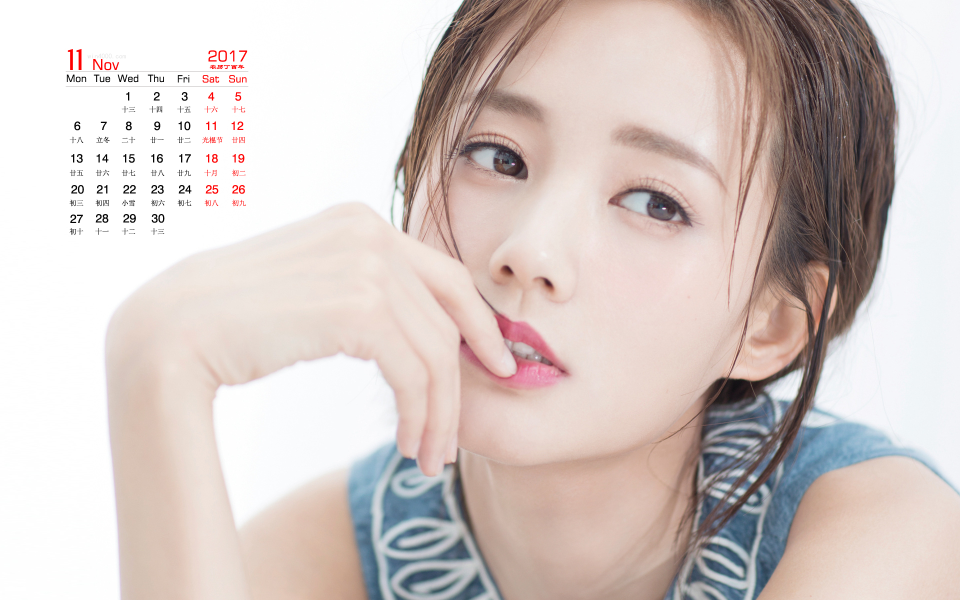
//> input picture opencv/mm.jpg, 1920 x 1200 px (shown at 1/2 size)
$ ./manyImage   (built with g++ and OpenCV 4)
//> lines starting //> are read from the running program, lines starting //| are printed output that depends on the picture
// [58 lines of commented-out code are left out]

#include <opencv2/opencv.hpp>
#include<opencv2/imgproc/imgproc.hpp>
#include <iostream>
using namespace cv;
using namespace std;

#define NameWindow "图片处理效果"
void imshowMany(const std::string& _winName, const vector<Mat>& ployImages);//


int main()

{

	//图像显示测试

	Mat srcImage = cv::imread("./mm.jpg");    //注意这里的//的方向，一开始写反了，怎么都出不来。
//> srcImage is the input picture: 1200 rows x 1920 cols, CV_8UC3; mean B, G, R 196.9, 200.7, 212.6
//	imshow("原图", srcImage);

	Mat temImage, grayImage, midImage, edgeImage, dstImage;


	cv::cvtColor(srcImage, grayImage, CV_BGR2GRAY);//转换为灰度图
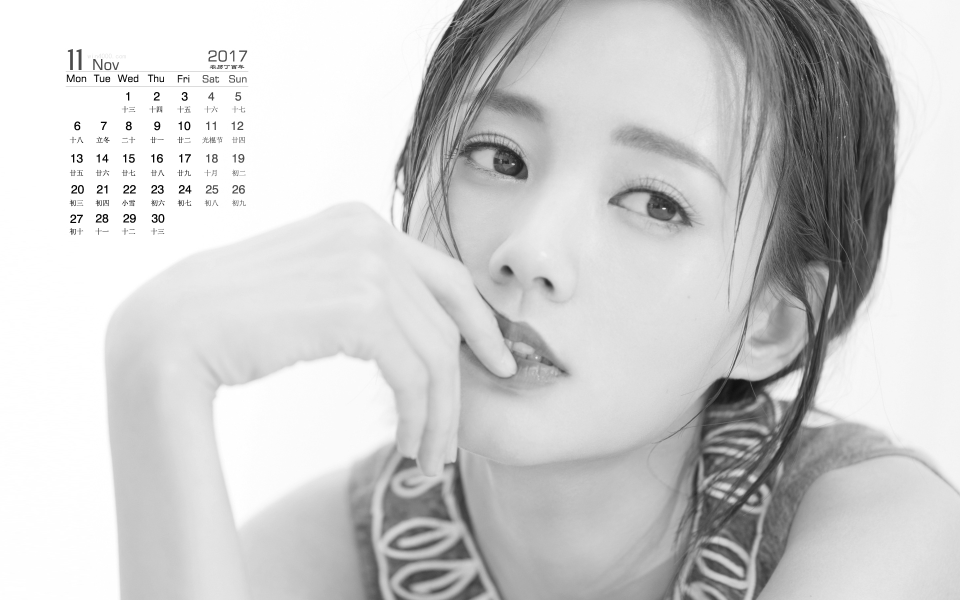
//> grayImage: 1200 rows x 1920 cols, CV_8UC1 (shown at 1/2 size); min 1, max 255, mean 203.8
	blur(grayImage, grayImage, Size(5, 5), Point(-1, -1));//均值模糊
	//GaussianBlur(grayImage, grayImage, Size(5, 5), 0, 0);
//	imshow("原图灰度图+均值模糊", grayImage);
	cvtColor(grayImage, midImage, CV_GRAY2BGR);//转为三通道图,用于多图显示，位置（1，2）
	Canny(grayImage, edgeImage, 50, 100, 3);//tempImage为单通道二值图，在多图函数中不可显示
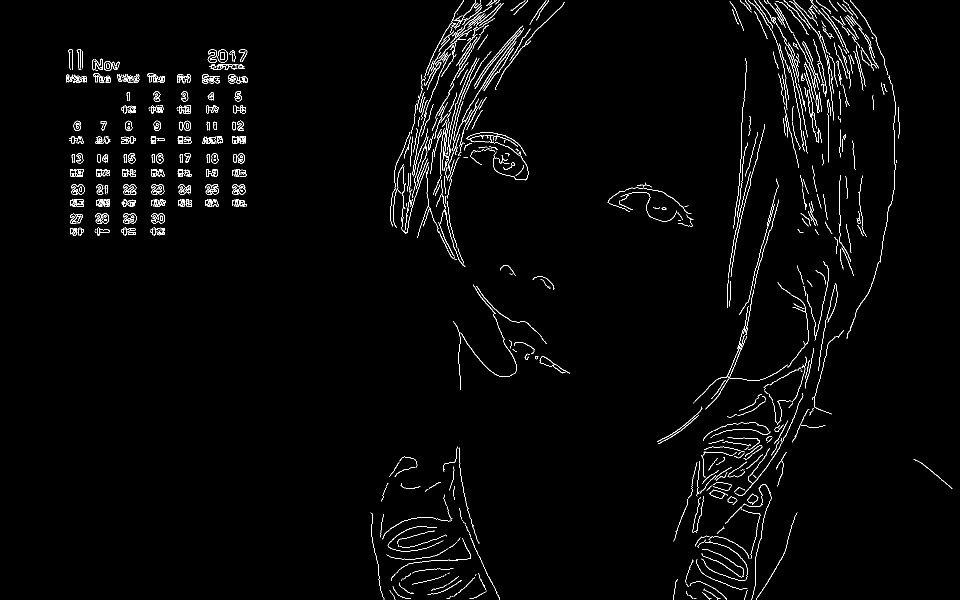
//> edgeImage: 1200 rows x 1920 cols, CV_8UC1 (shown at 1/2 size); 2% white in thin lines or dots
//	imshow("灰度图Canny边缘检测", edgeImage);
	cvtColor(edgeImage, temImage, CV_GRAY2BGR);//转为三通道图，用于多图显示，位置（2，1）
//> temImage: 1200 rows x 1920 cols, CV_8UC3; 2% white in thin lines or dots
	cvtColor(edgeImage, dstImage, CV_GRAY2BGR);//转为三通道图，用于多图显示，位置（2，2）


	vector<Vec2f>lines;//矢量结构lines用于存放得到的线段矢量集合
	HoughLines(edgeImage, lines, 1, CV_PI / 180, 123, 0, 0);//阈值的选择对结果影响很大
//> lines = 108 lines (rho, theta), first 12: [1607, 0.3], [1520, 0.14], [1598, 0.23], [1608, 0.26], [1601, 0.28], [1498, 0.07], [1601, 0.24], [1590, 0.19], [153, 1.57], [1680, 0], [1597, 0.24], [157, 1.57]


	for (size_t i = 0; i < lines.size(); i++)//在图中绘制出每条线段
	{
		float rho = lines[i][0], theta = lines[i][1];
		Point pt1, pt2;
		double a = cos(theta), b = sin(theta);
		double x0 = a*rho, y0 = b*rho;
		pt1.x = cvRound(x0 + 1000 * (-b));
		pt1.y = cvRound(y0 + 1000 * (a));
		pt2.x = cvRound(x0 - 1000 * (-b));
		pt2.y = cvRound(y0 - 1000 * (a));
		line(dstImage, pt1, pt2, Scalar(255, 0, 255), 1, 8);//线条颜色为紫色
	}
//> this loop made 108 passes
//> (rho, theta, a, b, x0, y0) on passes 1 to 12: (1607, 0.297, 0.956, 0.292, 1536.8, 469.8), (1520, 0.14, 0.99, 0.139, 1505.2, 211.5), (1598, 0.227, 0.974, 0.225, 1557, 359.5), (1608, 0.262, 0.966, 0.259, 1553.2, 416.2), (1601, 0.279, 0.961, 0.276, 1539, 441.3), (1498, 0.0698, 0.998, 0.0698, 1494.4, 104.5), (1601, 0.244, 0.97, 0.242, 1553.4, 387.3), (1590, 0.192, 0.982, 0.191, 1560.8, 303.4), (153, 1.57, -4.37e-08, 1, -6.69e-06, 153), (1680, 0, 1, 0, 1680, 0), (1597, 0.244, 0.97, 0.242, 1549.6, 386.3), (157, 1.57, -4.37e-08, 1, -6.86e-06, 157)
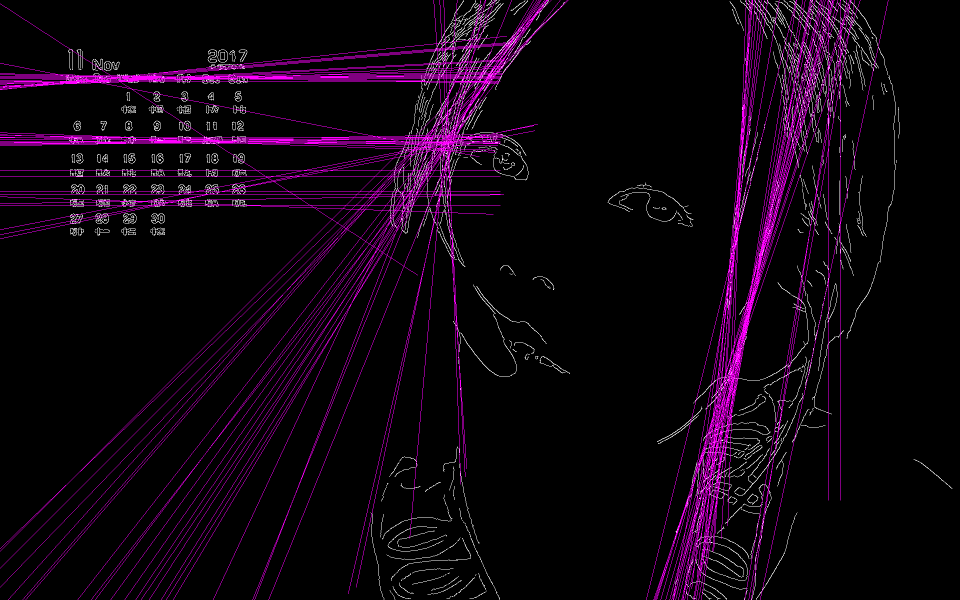
//> dstImage: 1200 rows x 1920 cols, CV_8UC3 (shown at 1/2 size); mean B, G, R 15.6, 4, 15.6
//	imshow("基于canny的Hough直线变换", dstImage);

//实现一窗多显示的关键：

	vector<Mat>Images(12);//模板类vector，用于放置4个类型为Mat的元素，即四张图片
	Images[0] = srcImage;
	Images[1] = midImage;
	Images[2] = temImage;
	Images[3] = dstImage;
    Images[4] = srcImage;
	Images[5] = midImage;
	Images[6] = temImage;
	Images[7] = dstImage;
    Images[8] = srcImage;
	Images[9] = midImage;
	Images[10] = temImage;
	Images[11] = dstImage;


	namedWindow(NameWindow);
	imshowMany(NameWindow, Images);//调用一个窗口显示多图函数


	waitKey(0);
	return 0;


}


//自定义一个窗口显示多图函数
void imshowMany(const std::string& _winName, const vector<Mat>& ployImages)
{
//> called with _winName = "图片处理效果"
	int nImg = (int)ployImages.size();//获取在同一画布中显示多图的数目
//> nImg = 12


	cv::Mat dispImg;


	int size;
	int x, y;
	//若要在OpenCV实现同一窗口显示多幅图片，图片要按矩阵方式排列，类似于Matlab中subplot();
	//多图按矩阵排列的行数  ，h: 多图按矩阵排列的的数
	int w, h;


	float scale;//缩放比例
	int max;


	if (nImg <= 0)
	{
		printf("Number of arguments too small....\n");
		return;
	}
	else if (nImg > 12)
	{
		printf("Number of arguments too large....\n");
		return;
	}
	else if (nImg == 1)
	{
		w = h = 1;
		size = 400;
	}
	else if (nImg == 2)
	{
		w = 2; h = 1;//2x1
		size = 400;
	}
	else if (nImg == 3 || nImg == 4)
	{
		w = 2; h = 2;//2x2
		size = 400;
	}
	else if (nImg == 5 || nImg == 6)
	{
		w = 3; h = 2;//3x2
		size = 300;
	}
	else if (nImg == 7 || nImg == 8)
	{
		w = 4; h = 2;//4x2
		size = 300;
	}
	else
	{
		w = 4; h = 3;//4x3
		size = 200;
	}


	dispImg.create(Size(100 + size*w, 30 + size*h), CV_8UC3);//根据图片矩阵w*h，创建画布，可线的图片数量为w*h


	for (int i = 0, m = 20, n = 20; i<nImg; i++, m += (20 + size))
	{
		x = ployImages[i].cols; //第(i+1)张子图像的宽度(列数)
		y = ployImages[i].rows;//第(i+1)张子图像的高度（行数）

		max = (x > y) ? x : y;//比较每张图片的行数和列数，取大值
		scale = (float)((float)max / size);//计算缩放比例

		if (i%w == 0 && m != 20)
		{
			m = 20;
			n += 20 + size;
		}


		Mat imgROI = dispImg(Rect(m, n, (int)(x / scale), (int)(y / scale))); //在画布dispImage中划分ROI区域
		resize(ployImages[i], imgROI, Size((int)(x / scale), (int)(y / scale))); //将要显示的图像设置为ROI区域大小
	}
//> this loop made 12 passes
//> n on passes 5, 9: 240, 460
//> pass 1, in imshowMany, `resize(ployImages[i], imgROI, Size((int)(x / scale), (int)(y / scale)));`:
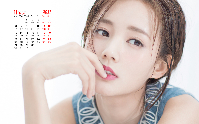
//> imgROI: 124 rows x 199 cols, CV_8UC3; mean B, G, R 196.7, 200.5, 212.5
//> pass 2, in imshowMany, `resize(ployImages[i], imgROI, Size((int)(x / scale), (int)(y / scale)));`:
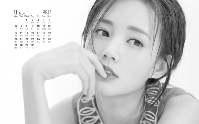
//> imgROI: 124 rows x 199 cols, CV_8UC3; min 18, max 255, mean 203.8
//> pass 3, in imshowMany, `resize(ployImages[i], imgROI, Size((int)(x / scale), (int)(y / scale)));`:
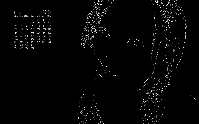
//> imgROI: 124 rows x 199 cols, CV_8UC3; min 0, max 254, mean 5
//> after the loop:
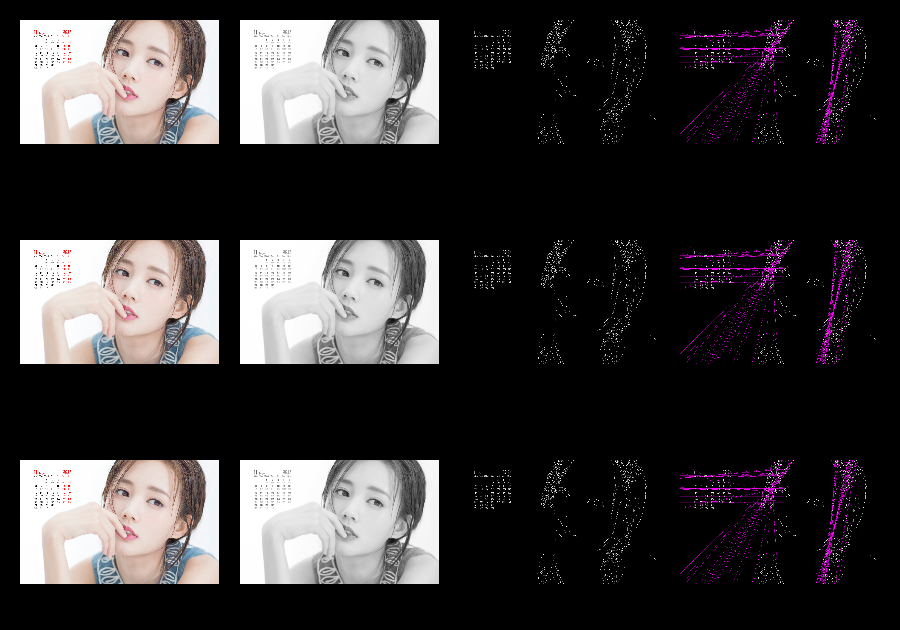
//> dispImg: 630 rows x 900 cols, CV_8UC3; mean B, G, R 54.9, 53.9, 57
	namedWindow(_winName);
	imshow(_winName, dispImg);
}
